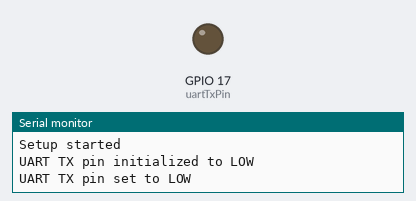
Recording of a sketch running on a simulated ESP32. On the bench: output pins drawn as LEDs (lit = HIGH), the last lines printed to the serial monitor.

Above: at 0.5 s.
At 6.3 s:
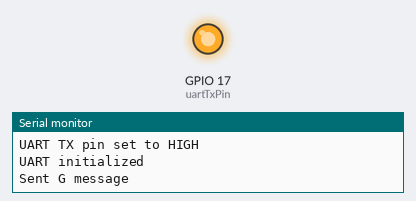
Timing chart, 0 to 16.5 s (numbered marks = the images above):
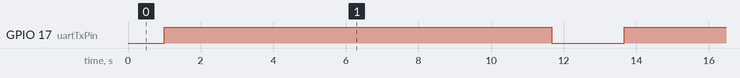

Measured:
- by itself, GPIO 17 (uartTxPin): alternates HIGH for 10.7 s and LOW for 2.0 s

The sketch:

uart_test.ino
```cpp
#include <Arduino.h>

constexpr int uartTxPin = 17; // GPIO17 as TX pin
constexpr int uartRxPin = 16; // Placeholder RX pin
constexpr long uartBaudRate = 19200; // UART baud rate

HardwareSerial uartSerialPort(1); // Use UART1

void setup() {
  // Initialize serial for debugging
  Serial.begin(19200);
  Serial.println("Setup started");

  // Initialize the UART TX pin as OUTPUT and set it to LOW
  pinMode(uartTxPin, OUTPUT);
  digitalWrite(uartTxPin, LOW);
  Serial.println("UART TX pin initialized to LOW");
}

void enableUart() {
  // Set the UART TX pin to HIGH to enable UART communication
  digitalWrite(uartTxPin, HIGH);
  Serial.println("UART TX pin set to HIGH");

  // Initialize UART communication
  uartSerialPort.begin(uartBaudRate, SERIAL_8N1, uartRxPin, uartTxPin);
  Serial.println("UART initialized");
  // Wait for 100 ms
  delay(100);
}

void disableUart() {
  // Flush UART and disable it
  uartSerialPort.flush(); // Ensure all data is sent before disabling UART
  uartSerialPort.end();   // End UART communication

  // Set the UART TX pin to LOW
  pinMode(uartTxPin, OUTPUT); // Reinitialize as output
  digitalWrite(uartTxPin, LOW);
  Serial.println("UART TX pin set to LOW");
}

void loop() {
  // Ensure the UART TX pin is LOW
  disableUart();

  // Wait for some time before starting UART communication
  delay(1000);

  // Enable UART and set the UART TX pin to HIGH
  enableUart();


  for (int i=0; i<24; i++){
    // Send "hello world" message over UART
    enableUart();
    uartSerialPort.print(formatMessage('G'));
    Serial.println("Sent G message");
    delay(340);
  }

  // Disable UART and set the UART TX pin to LOW
  disableUart();

  // Wait for some time before repeating
  delay(1000);
}

// Function to format character messages per the required format of Adapt Solutions
String formatMessage(char inputChar) {
    String formattedMessage = "&";
    formattedMessage += inputChar;
    formattedMessage += '\r'; // Carriage return before hex value
    formattedMessage += String((int)inputChar, HEX);
    return formattedMessage;
}
```
